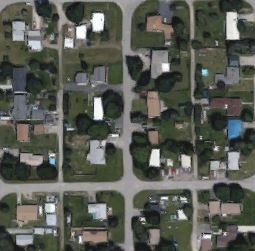
%> input picture KmeansSegmentationCentroidLabeling - ver5/average_vec/boot_strapping/urban/11.JPG, 255 x 251 px; its folder holds only this picture in this run
$ octave --eval "GaborKmeansSegmentationKmeansCentroidLabeling;"   (GNU Octave 9; MATLAB toolbox functions it lacks are replaced by stand-ins)
%> lines starting %> are read from the running program, lines starting %| are printed output that depends on the picture
### KmeansSegmentationCentroidLabeling - ver5/average_vec/calcAvgFeatureVectorPixel.m
function [avg_vec] = calcAvgFeatureVectorPixel(folder)
%> called with folder = 'urban'
%UNTITLED2 Summary of this function goes here
%   Detailed explanation goes here

jpgFiles = dir (fullfile('boot_strapping',folder,filesep)); %returns an array of struct for each file in the folder
len = length(jpgFiles); % number of file in the folder

feature_vec_mat = [];
avg_vec = [];

 for i = 3: len
    filename = fullfile('boot_strapping',folder,jpgFiles(i).name); % full path of the image
    img = imread (filename);
%> img is the input picture: size 251x255x3 uint8; mean R, G, B 88.3, 91.2, 83.3
    imageSize = size(img);
%> imageSize = [251 255 3]
    x=imageSize(1);
%> x = 251
    y=imageSize(2);
%> y = 255

    % image downsize
    if (mod(x,4) ~= 0)
        x = x - mod(x,4);
%> x = 248
    end

    if (mod(y,4) ~= 0)
        y = y - mod(y,4);
%> y = 252
    end

    img = imresize(img , [x y]);
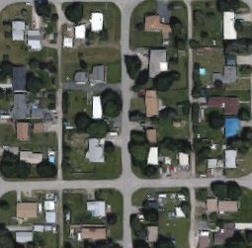
%> img: size 248x252x3 uint8; mean R, G, B 88.3, 91.2, 83.3
    img=rgb2gray(img);
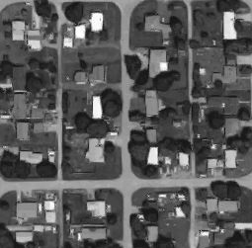
%> img: size 248x252 uint8; min 13, max 255, mean 89.4

    imageSize = size(img);
%> imageSize = [248 252]
    x=imageSize(1);
    y=imageSize(2);
    numRows = ((x-(mod(x,4))) / 4);
%> numRows = 62
    numCols = ((y-(mod(y,4))) / 4);
%> numCols = 63
    pixelNum = numRows*numCols;
%> pixelNum = 3906

    %gabor segmentation
    gaborArray = gaborFilterBank(5,8,39,39); % create vector of 40 gabor filters
    currfeatureVector = gaborFeatures(img,gaborArray,4,4); % feature vector from the image
    pixelMat = reshape(currfeatureVector,pixelNum,[]); % rows = #pixels col = #filters

    X = 1:numRows;
    Y = 1:numCols;
    [X_mat,Y_mat] = meshgrid(X,Y);
    X_vec = reshape(X_mat,[],1);
    Y_vec = reshape(Y_mat,[],1);
    pixelMat_idx = [X_vec  Y_vec pixelMat];

    % [8 lines of commented-out code are left out]


    feature_vec_mat = [feature_vec_mat ; pixelMat_idx];
 end

%calc avg vector
%mean of each column.
avg_vec = mean(feature_vec_mat);

avg_vec = bsxfun(@minus,avg_vec, mean(avg_vec));
avg_vec = bsxfun(@rdivide,avg_vec,std(avg_vec));

end

### KmeansSegmentationCentroidLabeling - ver5/average_vec/gaborFilterBank.m
function gaborArray = gaborFilterBank(u,v,m,n)
%> called with u = 5, v = 8, m = 39, n = 39

% GABORFILTERBANK generates a custum Gabor filter bank.
% It creates a u by v cell array, whose elements are m by n matrices;
% each matrix being a 2-D Gabor filter.
%
%
% Inputs:
%       u	:	No. of scales (usually set to 5)
%       v	:	No. of orientations (usually set to 8)
%       m	:	No. of rows in a 2-D Gabor filter (an odd integer number, usually set to 39)
%       n	:	No. of columns in a 2-D Gabor filter (an odd integer number, usually set to 39)
%
% Output:
%       gaborArray: A u by v array, element of which are m by n
%                   matries; each matrix being a 2-D Gabor filter
%
%
% Sample use:
%
% gaborArray = gaborFilterBank(5,8,39,39);
%
%
%
%   Details can be found in:
%
%   M. Haghighat, S. Zonouz, M. Abdel-Mottaleb, "CloudID: Trustworthy
%   cloud-based and cross-enterprise biometric identification,"
%   Expert Systems with Applications, vol. 42, no. 21, pp. 7905-7916, 2015.
%
%
%
% (C)	Mohammad Haghighat, University of Miami
%       haghighat@ieee.org
%       PLEASE CITE THE ABOVE PAPER IF YOU USE THIS CODE.


if (nargin ~= 4)    % Check correct number of arguments
    error('There must be four input arguments (Number of scales and orientations and the 2-D size of the filter)!')
end


%% Create Gabor filters
% Create u*v gabor filters each being an m by n matrix

gaborArray = cell(u,v);
fmax = 0.25;
gama = sqrt(2);
eta = sqrt(2);

for i = 1:u

    fu = fmax/((sqrt(2))^(i-1));
    alpha = fu/gama;
    beta = fu/eta;

    for j = 1:v
        tetav = ((j-1)/v)*pi;
        gFilter = zeros(m,n);

        for x = 1:m
            for y = 1:n
                xprime = (x-((m+1)/2))*cos(tetav)+(y-((n+1)/2))*sin(tetav);
                yprime = -(x-((m+1)/2))*sin(tetav)+(y-((n+1)/2))*cos(tetav);
                gFilter(x,y) = (fu^2/(pi*gama*eta))*exp(-((alpha^2)*(xprime^2)+(beta^2)*(yprime^2)))*exp(1i*2*pi*fu*xprime);
            end
        end
        gaborArray{i,j} = gFilter;

    end
end

% [20 lines of commented-out code are left out]

### KmeansSegmentationCentroidLabeling - ver5/average_vec/gaborFeatures.m
function featureVector = gaborFeatures(img,gaborArray,d1,d2)
%> called with d1 = 4, d2 = 4

% GABORFEATURES extracts the Gabor features of an input image.
% It creates a column vector, consisting of the Gabor features of the input
% image. The feature vectors are normalized to zero mean and unit variance.
%
%
% Inputs:
%       img         :	Matrix of the input image
%       gaborArray	:	Gabor filters bank created by the function gaborFilterBank
%       d1          :	The factor of downsampling along rows.
%       d2          :	The factor of downsampling along columns.
%
% Output:
%       featureVector	:   A column vector with length (m*n*u*v)/(d1*d2).
%                           This vector is the Gabor feature vector of an
%                           m by n image. u is the number of scales and
%                           v is the number of orientations in 'gaborArray'.
%
%
% Sample use:
%
% img = imread('cameraman.tif');
% gaborArray = gaborFilterBank(5,8,39,39);  % Generates the Gabor filter bank
% featureVector = gaborFeatures(img,gaborArray,4,4);   % Extracts Gabor feature vector, 'featureVector', from the image, 'img'.
%
%
%
%   Details can be found in:
%
%   M. Haghighat, S. Zonouz, M. Abdel-Mottaleb, "CloudID: Trustworthy
%   cloud-based and cross-enterprise biometric identification,"
%   Expert Systems with Applications, vol. 42, no. 21, pp. 7905-7916, 2015.
%
%
%
% (C)	Mohammad Haghighat, University of Miami
%       haghighat@ieee.org
%       PLEASE CITE THE ABOVE PAPER IF YOU USE THIS CODE.


if (nargin ~= 4)        % Check correct number of arguments
    error('Please use the correct number of input arguments!')
end

if size(img,3) == 3     % Check if the input image is grayscale
    warning('The input RGB image is converted to grayscale!')
    img = rgb2gray(img);
end

img = double(img);
%> img: size 248x252 double


%% Filter the image using the Gabor filter bank

% Filter input image by each Gabor filter
[u,v] = size(gaborArray);
gaborResult = cell(u,v);
for i = 1:u
    for j = 1:v
        gaborResult{i,j} = imfilter(img, gaborArray{i,j});
    end
end
%> after the loop, gaborResult = 40 items


%% Create feature vector

% Extract feature vector from input image
featureVector = [];
for i = 1:u
    for j = 1:v

        gaborAbs = abs(gaborResult{i,j});
        %gaborAbs=imgaussfilt(gaborAbs,0.5);
        gaborAbs = downsample(gaborAbs.',d1);
        gaborAbs = downsample(gaborAbs.',d2);
        gaborAbs = gaborAbs(:);

        % Normalized to zero mean and unit variance. (if not applicable, please comment this line)
       % gaborAbs = (gaborAbs-mean(gaborAbs))/std(gaborAbs,1);

        featureVector =  [featureVector; gaborAbs];

    end
end


%% Show filtered images (Please comment this section if not needed!)

% [17 lines of commented-out code are left out]

### KmeansSegmentationCentroidLabeling - ver5/average_vec/GaborKmeansSegmentationKmeansCentroidLabeling.m
function [] = GaborKmeansSegmentationKmeansCentroidLabeling()


% ==========================Average Feature Vectors========================

urban_avg_vec = calcAvgFeatureVectorPixel('urban');
%> in calcAvgFeatureVectorPixel, `avg_vec = mean(feature_vec_mat);`: avg_vec = 42 values, max 32 at index 2, min 0.653 at index 5, mean 3.34
%> in calcAvgFeatureVectorPixel, `avg_vec = bsxfun(@minus,avg_vec, mean(avg_vec));`: avg_vec = 42 values, max 28.66 at index 2, min -2.69 at index 5, mean -1.05e-15
%> in calcAvgFeatureVectorPixel, `avg_vec = bsxfun(@rdivide,avg_vec,std(avg_vec));`: avg_vec = 42 values, max 4.41 at index 2, min -0.414 at index 5, mean -1.38e-16
%> urban_avg_vec has the same summary as avg_vec in calcAvgFeatureVectorPixel
rural_avg_vec = calcAvgFeatureVectorPixel('forest');
agri_avg_vec = calcAvgFeatureVectorPixel('agriculture');

% urban_avg_vec = calcLabelCentroid('urban');
% rural_avg_vec = calcLabelCentroid('forest');
% agri_avg_vec = calcLabelCentroid('agriculture');

% ============================Image Segmentation===========================

images = dir(fullfile('img',filesep)); %returns an array of struct for each file in the folder
img_num = length(images); % number of file in the folder

kmeans_dept = 10;

   for i = 3: img_num
        filename = fullfile('img',images(i).name); % full path of the image
        img = imread(filename);
        imageSize = size(img);
        x=imageSize(1);
        y=imageSize(2);

        if (mod(x,4) ~= 0)
            x = x - mod(x,4);
        end

        if (mod(y,4) ~= 0)
            y = y - mod(y,4);
        end

        x = ((x-(mod(x,4))) / 4);
        y = ((y-(mod(y,4))) / 4);

        img = imresize(img , [x y]);

        gaborArray = gaborFilterBank(5,8,39,39);  % Generates the Gabor filter bank
        [gaborImg,kmeansMat,Cent]=textureExtractionCentroid(filename,gaborArray,kmeans_dept);

        numRows=size(kmeansMat,1);
        numCols=size(kmeansMat,2);

        gaborImg = bsxfun (@minus,gaborImg, mean(gaborImg));
        gaborImg = bsxfun(@rdivide,gaborImg,std(gaborImg));

        meanImg =reshape (mean(gaborImg'),[numRows numCols]) ; %mean of different filters for each pixel


% ==============================Image Labeling=============================

    %labeling colors
    %red = 1;
    %green = 2;
    %blue = 3;

    labeledMat = zeros(numRows,numCols);

    for j = 1 : kmeans_dept
        % auclidean distance
        %rural
        r_dist = rural_avg_vec-Cent(j,:);
        r_dist = sqrt(r_dist*r_dist');
        %urban
        u_dist = urban_avg_vec-Cent(j,:);
        u_dist = sqrt(u_dist*u_dist');
        %agri
        a_dist = agri_avg_vec-Cent(j,:);
        a_dist = sqrt(a_dist*a_dist');
        distance_vec = [r_dist u_dist a_dist];
        [~,idx] = min (distance_vec);
        if (idx == 1) %label is rural
           labeledMat(kmeansMat == j) = 1;
        elseif (idx == 2) %label is urban
           labeledMat(kmeansMat == j) = 2;
        else   %label is agri
            labeledMat(kmeansMat == j) = 3;
        end
    end

    %color map
    mymap = [ 1 0 0;       %red rural
              0 1 0 ;      %green urban
              0 0 1 ] ;   % blue agri


    labeled_img = label2rgb(labeledMat ,mymap);

    figure();
    subplot(1,2,1);
    imshow(img);
    title('original image');

    subplot(1,2,2);
    imshow(labeled_img);
    title('labeled image') ;

% ============================== Smooth and Label Overlay=============================
    [rows,cols] = size(labeledMat);
    combined = zeros(rows,cols);

    for m = 1:3 %go throw all labeles
        bw_img = ones(rows,cols);
        bw_img(labeledMat == m) = 0;
        img_no_small_patches = bwareaopen(bw_img,50,4);
%         figure();
%         imshow(img_no_small_patches);
        img_no_small_patches = ~(img_no_small_patches);
        img_no_small_patches = bwareaopen(img_no_small_patches,20,8);
%         figure();
%         imshow(img_no_small_patches);
        combined(img_no_small_patches == 1) = m;
    end
    combined(combined == 0) = labeledMat(combined == 0);
    labeled_eroded_img= label2rgb(combined ,mymap);
    figure();
    imshow(labeled_eroded_img);
    title('Clean Labeled Image');

    figure();
    imshow(labeloverlay(img,combined,'Colormap',mymap,'Transparency',0.7));
    title('Label Overlay Image');
  end
end

$ run again, on KmeansSegmentationCentroidLabeling - ver5/average_vec/boot_strapping/urban/21.JPG
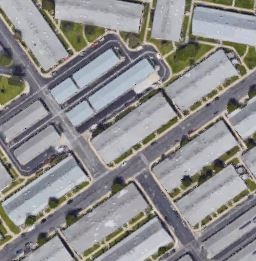
%> input picture KmeansSegmentationCentroidLabeling - ver5/average_vec/boot_strapping/urban/21.JPG, 256 x 261 px
%> in calcAvgFeatureVectorPixel, img is the input picture: size 261x256x3 uint8; mean R, G, B 141.7, 140.5, 140.6
%> in calcAvgFeatureVectorPixel, `img = imresize(img , [x y]);`:
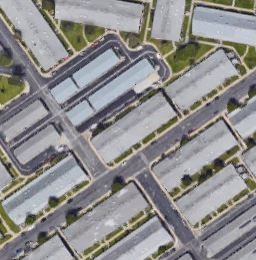
%> img: size 260x256x3 uint8; mean R, G, B 141.7, 140.5, 140.6
%> in calcAvgFeatureVectorPixel, `img=rgb2gray(img);`:
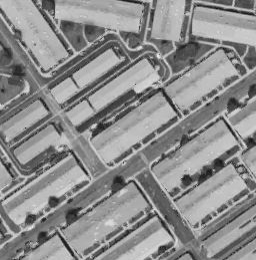
%> img: size 260x256 uint8; min 19, max 238, mean 140.9
%> after the loop in gaborFeatures, `for i = 1:u`: gaborResult = 40 items
%> in calcAvgFeatureVectorPixel, `avg_vec = mean(feature_vec_mat);`: avg_vec = 42 values, max 33 at index 1, min 0.88 at index 10, mean 3.6
%> in calcAvgFeatureVectorPixel, `avg_vec = bsxfun(@minus,avg_vec, mean(avg_vec));`: avg_vec = 42 values, max 29.4 at index 1, min -2.72 at index 10, mean 1.48e-15
%> in calcAvgFeatureVectorPixel, `avg_vec = bsxfun(@rdivide,avg_vec,std(avg_vec));`: avg_vec = 42 values, max 4.39 at index 1, min -0.406 at index 10, mean 2.58e-16
%> urban_avg_vec has the same summary as avg_vec in calcAvgFeatureVectorPixel

$ run again, on KmeansSegmentationCentroidLabeling - ver5/average_vec/boot_strapping/urban/22.JPG
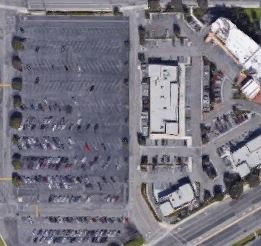
%> input picture KmeansSegmentationCentroidLabeling - ver5/average_vec/boot_strapping/urban/22.JPG, 261 x 246 px
%> in calcAvgFeatureVectorPixel, img is the input picture: size 246x261x3 uint8; mean R, G, B 119.3, 116.9, 128.7
%> in calcAvgFeatureVectorPixel, `img = imresize(img , [x y]);`:
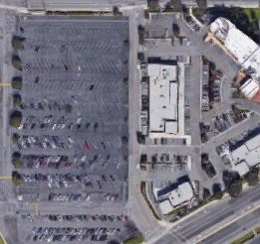
%> img: size 244x260x3 uint8; mean R, G, B 119.3, 116.9, 128.7
%> after the loop in gaborFeatures, `for i = 1:u`: gaborResult = 40 items
%> in calcAvgFeatureVectorPixel, `avg_vec = mean(feature_vec_mat);`: avg_vec = 42 values, max 33 at index 2, min 0.891 at index 10, mean 3.28
%> in calcAvgFeatureVectorPixel, `avg_vec = bsxfun(@minus,avg_vec, mean(avg_vec));`: avg_vec = 42 values, max 29.72 at index 2, min -2.39 at index 10, mean 4.81e-16
%> in calcAvgFeatureVectorPixel, `avg_vec = bsxfun(@rdivide,avg_vec,std(avg_vec));`: avg_vec = 42 values, max 4.52 at index 2, min -0.364 at index 10, mean 6.67e-17
%> urban_avg_vec has the same summary as avg_vec in calcAvgFeatureVectorPixel

$ run again, on KmeansSegmentationCentroidLabeling - ver5/average_vec/boot_strapping/urban/30.png
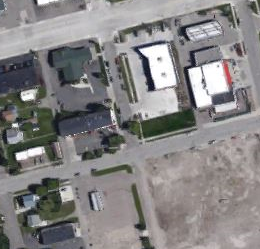
%> input picture KmeansSegmentationCentroidLabeling - ver5/average_vec/boot_strapping/urban/30.png, 260 x 249 px
%> in calcAvgFeatureVectorPixel, img is the input picture: size 249x260x3 uint8; mean R, G, B 133.9, 132, 132.2
%> in calcAvgFeatureVectorPixel, `img=rgb2gray(img);`:
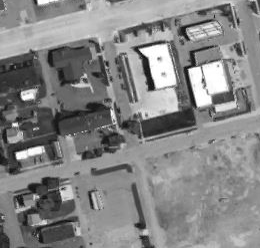
%> img: size 248x260 uint8; min 10, max 255, mean 132.6
%> after the loop in gaborFeatures, `for i = 1:u`: gaborResult = 40 items
%> in calcAvgFeatureVectorPixel, `avg_vec = mean(feature_vec_mat);`: avg_vec = 42 values, max 33 at index 2, min 0.611 at index 5, mean 3.31
%> in calcAvgFeatureVectorPixel, `avg_vec = bsxfun(@minus,avg_vec, mean(avg_vec));`: avg_vec = 42 values, max 29.69 at index 2, min -2.7 at index 5, mean 1.3e-15
%> in calcAvgFeatureVectorPixel, `avg_vec = bsxfun(@rdivide,avg_vec,std(avg_vec));`: avg_vec = 42 values, max 4.46 at index 2, min -0.404 at index 5, mean 1.84e-16
%> urban_avg_vec has the same summary as avg_vec in calcAvgFeatureVectorPixel

$ run again, on KmeansSegmentationCentroidLabeling - ver5/average_vec/boot_strapping/urban/13.png
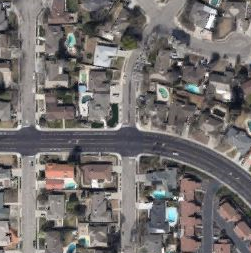
%> input picture KmeansSegmentationCentroidLabeling - ver5/average_vec/boot_strapping/urban/13.png, 251 x 253 px
%> in calcAvgFeatureVectorPixel, img is the input picture: size 253x251x3 uint8; mean R, G, B 116.4, 111.5, 110.1
%> in calcAvgFeatureVectorPixel, `img = imresize(img , [x y]);`:
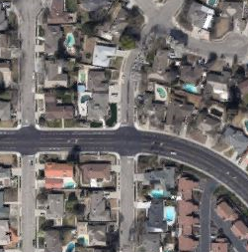
%> img: size 252x248x3 uint8; mean R, G, B 116.4, 111.5, 110.1
%> in calcAvgFeatureVectorPixel, `img=rgb2gray(img);`:
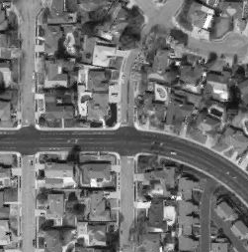
%> img: size 252x248 uint8; min 9, max 255, mean 112.8
%> after the loop in gaborFeatures, `for i = 1:u`: gaborResult = 40 items
%> in calcAvgFeatureVectorPixel, `avg_vec = mean(feature_vec_mat);`: avg_vec = 42 values, max 32 at index 1, min 1.03 at index 5, mean 3.57
%> in calcAvgFeatureVectorPixel, `avg_vec = bsxfun(@minus,avg_vec, mean(avg_vec));`: avg_vec = 42 values, max 28.43 at index 1, min -2.54 at index 5, mean -1.34e-15
%> in calcAvgFeatureVectorPixel, `avg_vec = bsxfun(@rdivide,avg_vec,std(avg_vec));`: avg_vec = 42 values, max 4.41 at index 1, min -0.394 at index 5, mean -2.1e-16
%> urban_avg_vec has the same summary as avg_vec in calcAvgFeatureVectorPixel
